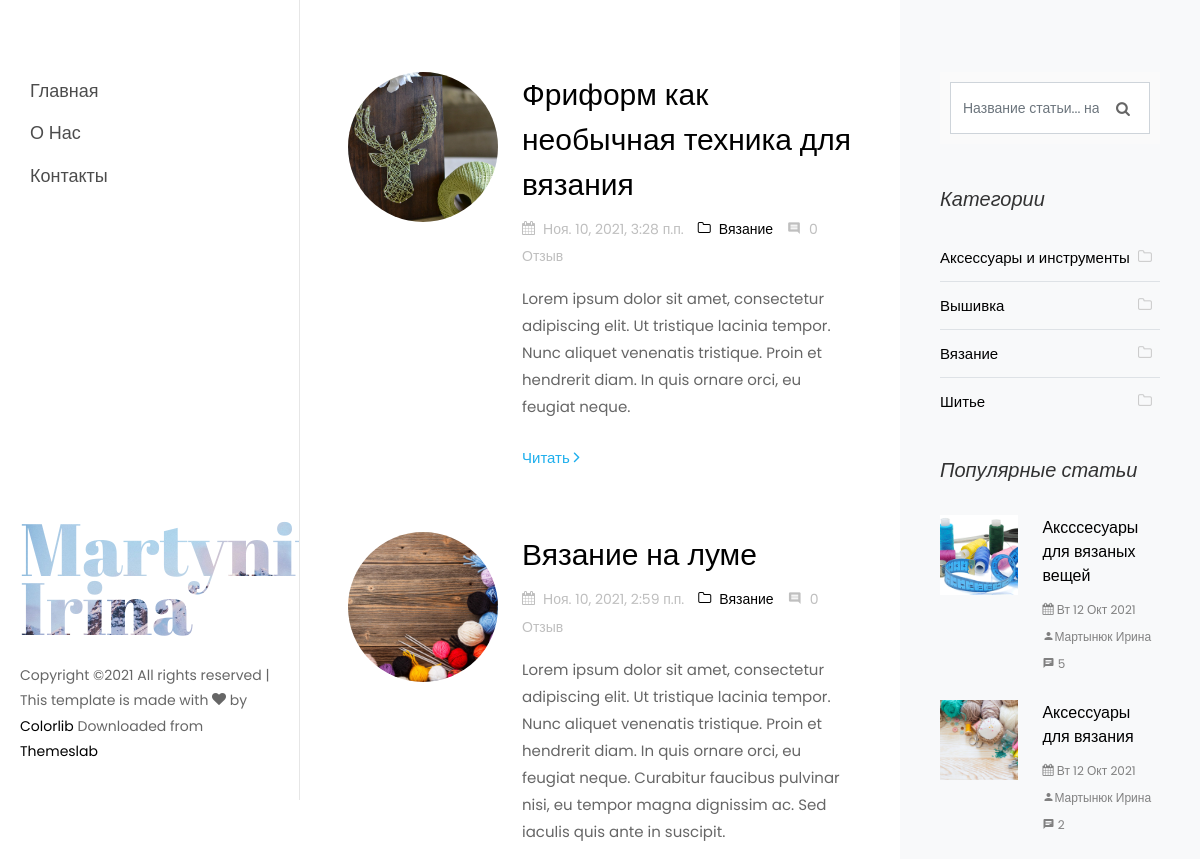
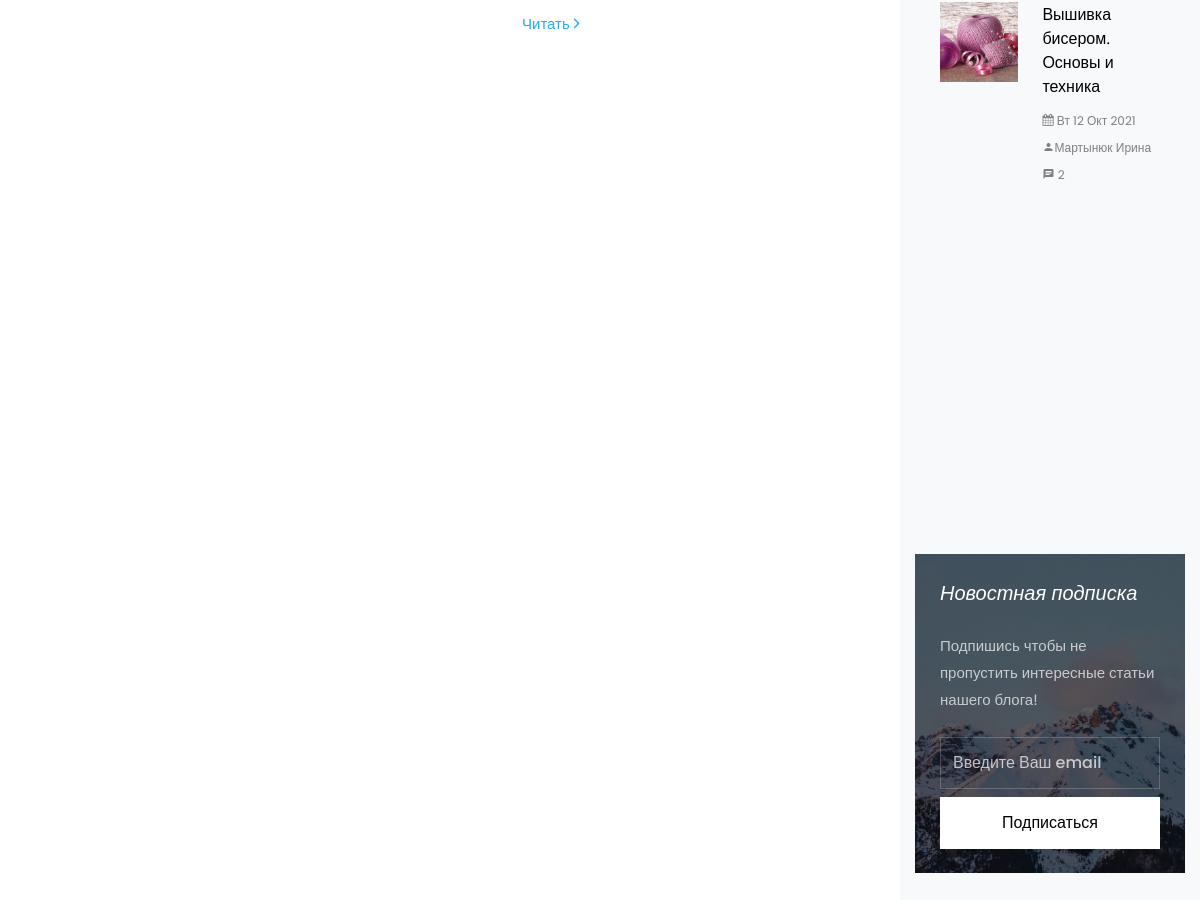
The page /archives/2021/11/ on the database its author committed (2 pictures, top to bottom).
### blog_app/models.py (models this page shows, shortened)
class Article(models.Model):
    title = models.CharField(max_length=256, blank=False, verbose_name='Название')
    category = models.ForeignKey('Category', on_delete=models.CASCADE, verbose_name='Категория')
    slug = models.SlugField(max_length=256, db_index=True)
    short_content = models.TextField(verbose_name='Краткое описание', max_length=300, default='Нет описания')
    content = models.TextField(blank=True, default='Нет описания', verbose_name='Текст статьи')
    created_at = models.DateTimeField(auto_now_add=True, verbose_name='Дата публикации')
    updated_at = models.DateTimeField(auto_now=True, verbose_name='Дата обновления')
    image = models.ImageField(upload_to='blog_images/%Y/%m/%d', verbose_name='Изображение', blank=False)
    draft = models.BooleanField(verbose_name='Черновик', default=False)
    author = models.CharField(verbose_name='Автор', blank=False, max_length=150)
    tags = TaggableManager()
    class Meta:
        ordering = ('-created_at',)
        verbose_name = 'Статья'
        verbose_name_plural = 'Статьи'
    def get_absolute_url(self):
        return reverse('article_detail', kwargs={'slug': self.slug})

class Category(models.Model):
    name = models.CharField(max_length=150, blank=False, db_index=True, verbose_name='Наименование')
    slug = models.SlugField(max_length=150, unique=True, blank=False, db_index=True)
    created_at = models.DateTimeField(auto_now_add=True, verbose_name='Дата создания')
    updated_at = models.DateTimeField(auto_now=True, verbose_name='Дата обновления')
    class Meta:
        ordering = ('name',)
        verbose_name = 'Категория'
        verbose_name_plural = 'Категории'
    def __str__(self):
        return self.name
    def get_absolute_url(self):
        return reverse('article_category_list', kwargs={'slug': self.slug})

### blog_app/views.py (the view)
class ArticleMonthArchiveView(DataMixin, MonthArchiveView):
    extra_context = {'title': 'Архив'}
    date_field = "created_at"
    allow_future = True
    def get_queryset(self):
        return Article.objects.filter(
            created_at__year=self.kwargs['year'], created_at__month=self.kwargs['month'], draft=False
        )

### email_contact/forms.py
class ContactForm(forms.ModelForm):
    class Meta:
        model = Contact
        fields = ('email',)
        widgets = {
            'email': forms.EmailInput(
                attrs={
                    'class': 'form-control',
                    'placeholder': 'Введите Ваш email'
                }
            )
        }
        labels = {
            'email': ''
        }

### blog_app/templatetags/article_tag.py (called while the page is built)
@register.simple_tag()
def get_categories():
    return Category.objects.all()

@register.simple_tag()
def get_tags():
    return Tag.objects.all()

@register.simple_tag()
def get_archives():
    return Article.objects.dates('created_at', 'month', order='DESC').filter(draft=False)

@register.inclusion_tag('tags/popular_articles.html')
def get_popular_articles(count=None):
    popular_articles = Article.objects.annotate(
        num_comments=Count('reviews')
    ).order_by('-num_comments').filter(draft=False)[:count]
    return {
        'popular_articles': popular_articles
    }

### email_contact/templatetags/contact_tags.py (called while the page is built)
@register.inclusion_tag("contact/tags/form.html")
def contact_form():
    return {'contact_form': ContactForm()}

### templates/index.html (shortened to what this page needs)
{% extends 'partials/base.html' %}
{% block content %}
    <div class="col-xl-8 py-5 px-md-5">
        <div class="row pt-md-4">
            {% for article in articles %}
                <div class="col-md-12">
                    <div class="blog-entry ftco-animate d-md-flex">
                        <a href="#" class="img img-2"
                           style="background-image: url({{ article.image.url }});"></a>
                        <div class="text text-2 pl-md-4">
                            <h3 class="mb-2"><a href="{{ article.get_absolute_url }}">{{ article.title}}</a>
                            </h3>
                            <div class="meta-wrap ">
                                <p class="meta">
                                    <span><i class="icon-calendar mr-2"></i>{{ article.created_at }}</span>
                                    <span><a href="{{ article.category.get_absolute_url }}"><i class="icon-folder-o mr-2"></i>{{ article.category }}</a></span>
                                    <span><i class="icon-comment2 mr-2"></i>{{ article.reviews_set.count }} Отзыв</span>
                                </p>
                            </div>
                            <p class="mb-4">{{ article.short_content }}</p>
                            <p><a href="{{ article.get_absolute_url }}" class="btn-custom">Читать <span
                                    class="ion-ios-arrow-forward"></span></a></p>
                        </div>
                    </div>
                </div>
            {% empty %}
            <h4>Список статей пуст</h4>
            {% endfor %}
        </div>
    </div>
{% endblock %}

### templates/partials/sidebar.html (shortened to what this page needs)
{% load article_tag %}
{% load contact_tags %}
<div class="col-xl-4 sidebar ftco-animate bg-light pt-5">
    <div class="sidebar-box pt-md-4">
        <form action="{% url 'search' %}" method="get" class="search-form">
            <div class="form-group">
                <span class="icon icon-search"></span>
                <input type="text" class="form-control" placeholder="Название статьи... нажмите Enter"
                       name="search_query">
            </div>
        </form>
    </div>
    <div class="sidebar-box ftco-animate">
        <h3 class="sidebar-heading">Категории</h3>
        <ul class="categories">
            {% get_categories as categories %}
            {% for category in categories %}
                <li class="colorlib-active"><a href="{{ category.get_absolute_url }}">{{ category.name }}<span><i
                        class="icon-folder-o mr-2"></i></span></a></li>
            {% endfor %}
        </ul>
    </div>
    {% get_popular_articles count=3 %}
    <div class="sidebar-box subs-wrap img py-4"
         style="background-image: url(/static/images/bg_1.jpg);">
        {% contact_form %}
    </div>
</div>

### templates/tags/popular_articles.html
<div class="sidebar-box ftco-animate">
    <h3 class="sidebar-heading">Популярные статьи</h3>
    {% for popular in popular_articles %}
        <div class="block-21 mb-4 d-flex">
            <a class="blog-img mr-4" style="background-image: url({{ popular.image.url }});"></a>
            <div class="text">
                <h3 class="heading"><a href="{{ popular.get_absolute_url }}">{{ popular.title }}</a>
                </h3>
                <div class="meta">
                    <div><a href="#"><span class="icon-calendar"></span> {{ popular.created_at|date:"D d M Y" }}</a></div>
                    <div><a href="#"><span class="icon-person"></span>{{ popular.author }}</a></div>
                    <div><a href="#"><span class="icon-chat"></span> {{ popular.reviews_set.count }}</a></div>
                </div>
            </div>
        </div>
        {% empty %}
        <h4>Список популярных статей пуст</h4>
    {% endfor %}
</div>

### static/css/icomoon.css (style rules this page uses)
[class^="icon-"], [class*=" icon-"] { font-family: 'icomoon' !important; speak: none; font-style: normal; font-weight: normal; font-variant: normal; text-transform: none; line-height: 1; -webkit-font-smoothing: antialiased; -moz-osx-font-smoothing: grayscale; }
.icon-search:before { content: "\f002"; }
.icon-calendar:before { content: "\f073"; }
.icon-folder-o:before { content: "\f114"; }
.icon-chat:before { content: "\e0b7"; }
.icon-comment2:before { content: "\e0b9"; }
.icon-person:before { content: "\e7fd"; }

### rows shown on the page
Article: image (picture), title "Фриформ как необычная техника для вязания", created_at "Ноя. 10, 2021, 3:28 п.п.", category "Вязание", reviews_set.count "0", short_content "Lorem ipsum dolor sit amet, consectetur adipiscing elit. Ut tristique lacinia tempor. Nunc aliquet venenatis tristique. Proin et hendrerit diam. In quis ornare orci, eu feugiat neque."
Article: image (picture), title "Вязание на луме", created_at "Ноя. 10, 2021, 2:59 п.п.", category "Вязание", reviews_set.count "0", short_content "Lorem ipsum dolor sit amet, consectetur adipiscing elit. Ut tristique lacinia tempor. Nunc aliquet venenatis tristique. Proin et hendrerit diam. In quis ornare orci, eu feugiat neque. Curabitur faucibus pulvinar nisi, eu tempor magna dignissim ac. Sed iaculis quis ante in suscipit."
Category: name "Аксессуары и инструменты"
Category: name "Вышивка"
Category: name "Вязание"
Category: name "Шитье"
Article: image (picture), title "Аксссесуары для вязаных вещей", created_at "Вт 12 Окт 2021", author "Мартынюк Ирина", reviews_set.count "5"
Article: image (picture), title "Аксессуары для вязания", created_at "Вт 12 Окт 2021", author "Мартынюк Ирина", reviews_set.count "2"
Article: image (picture), title "Вышивка бисером. Основы и техника", created_at "Вт 12 Окт 2021", author "Мартынюк Ирина", reviews_set.count "2"
